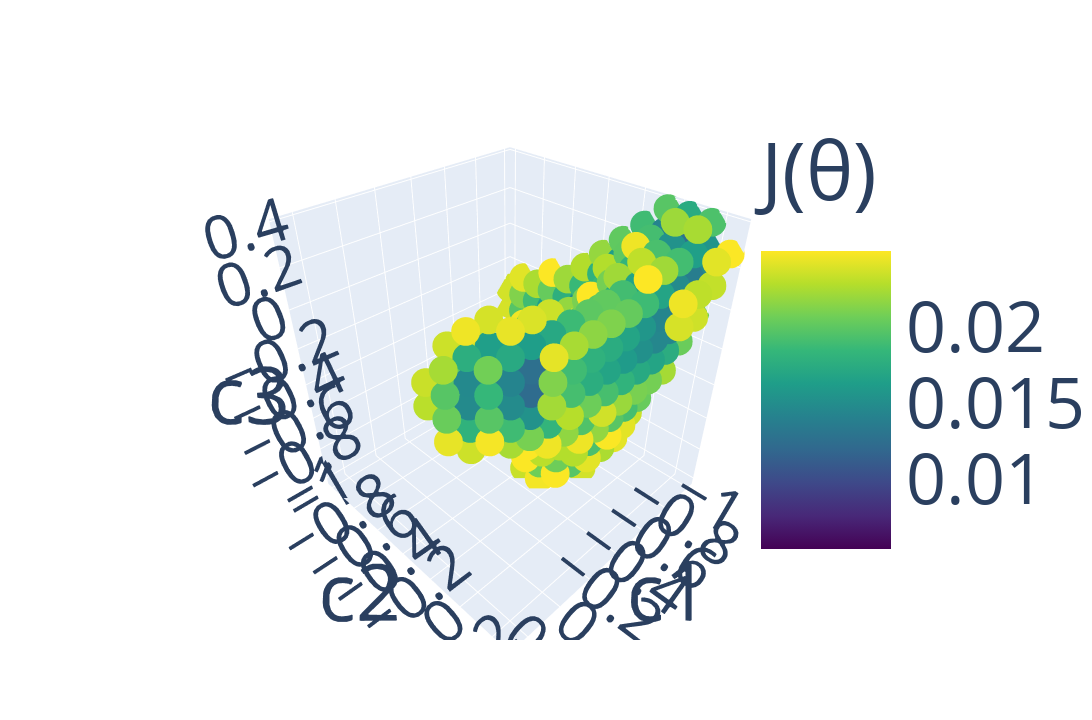

Here is the notebook cell this chart was saved with:
### Code cell
fig_3d = plot_3d(vals[vals_filter], grid_coeffs[vals_filter])
fig_3d.show()

### Figure 1 — Plotly figure (JSON) as saved in the notebook; plotly's stock layout.template omitted (floating-point values rounded to 4 significant figures; data arrays with more than 128 entries replaced by an {"elided": "..."} marker saying what was removed)
{"data": [{"marker": {"color": {"elided": "518 float values"}, "colorbar": {"len": 0.8, "lenmode": "fraction", "thickness": 130, "tickfont": {"size": 70}, "title": {"font": {"size": 80}, "text": "J(θ)"}, "x": 0.78, "y": 0.55}, "colorscale": [[0, "#440154"], [0.1111, "#482878"], [0.2222, "#3e4989"], [0.3333, "#31688e"], [0.4444, "#26828e"], [0.5556, "#1f9e89"], [0.6667, "#35b779"], [0.7778, "#6ece58"], [0.8889, "#b5de2b"], [1, "#fde725"]], "opacity": 1, "size": 10}, "mode": "markers", "type": "scatter3d", "x": {"elided": "518 float values"}, "y": {"elided": "518 float values"}, "z": {"elided": "518 float values"}}], "layout": {"autosize": false, "font": {"size": 27}, "height": 720, "scene": {"xaxis": {"title": {"font": {"size": 80}, "text": "c1"}}, "yaxis": {"title": {"font": {"size": 80}, "text": "c2"}}, "zaxis": {"title": {"font": {"size": 80}, "text": "c3"}}}, "title": {}, "width": 1280}}
